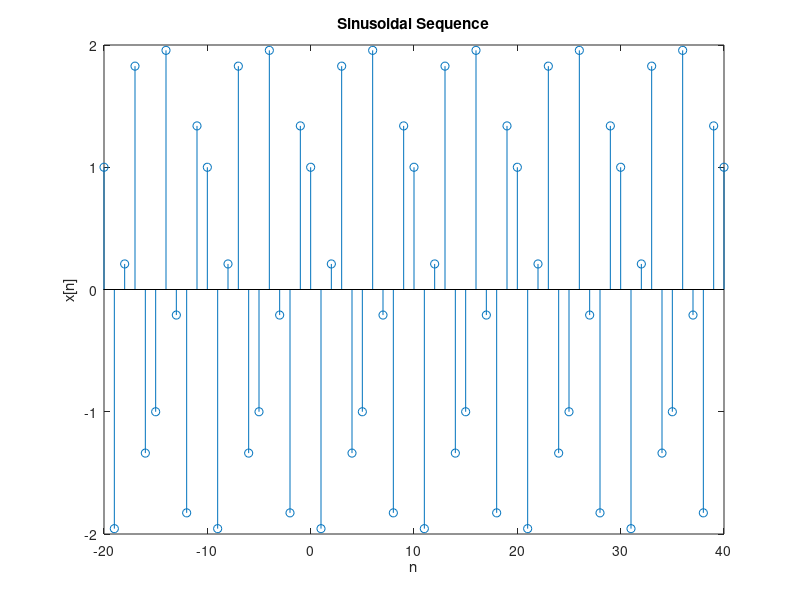

MATLAB code to generate this figure:
n = (-20:40);
sig = 2*cos(2*pi*(0.3)*n + (pi/3));

figure;
stem(n, sig);
title('Sinusoidal Sequence');
xlabel('n');
ylabel('x[n]');